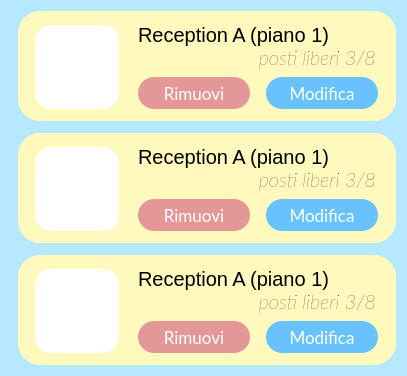
   <widget class="QWidget" name="scrollAreaWidgetContents">
    <property name="geometry">
     <rect>
      <x>0</x>
      <y>-53</y>
      <width>407</width>
      <height>372</height>
     </rect>
    </property>
    <property name="styleSheet">
     <string notr="true">border-width:0px;
border-radius: 0px;
background-color: #b6e9ff;</string>
    </property>
    <layout class="QVBoxLayout" name="verticalLayout">
     <property name="spacing">
      <number>12</number>
     </property>
     <property name="leftMargin">
      <number>18</number>
     </property>
     <item>
      <widget class="QWidget" name="widget_9" native="true">
       <property name="minimumSize">
        <size>
         <width>100</width>
         <height>110</height>
        </size>
       </property>
       <property name="maximumSize">
        <size>
         <width>16777215</width>
         <height>120</height>
        </size>
       </property>
       <property name="styleSheet">
        <string notr="true">border-radius: 22px;
background-color:#fff9be;
border-width:0px;</string>
       </property>
       <widget class="QPushButton" name="pushButton_15">
        <property name="geometry">
         <rect>
          <x>120</x>
          <y>66</y>
          <width>112</width>
          <height>32</height>
         </rect>
        </property>
        <property name="font">
         <font>
          <family>Lato</family>
          <pointsize>13</pointsize>
          <weight>50</weight>
          <italic>false</italic>
          <bold>false</bold>
         </font>
        </property>
        <property name="cursor">
         <cursorShape>PointingHandCursor</cursorShape>
        </property>
        <property name="autoFillBackground">
         <bool>false</bool>
        </property>
        <property name="styleSheet">
         <string notr="true">QPushButton{
 background-color:#e39797;
 border-style: solid;
 border-radius:16px;
color: rgb(255, 255, 255);
	font: 13pt &quot;Lato&quot;;
}

QPushButton::hover{


	border-color : rgb(15, 138, 204);
	color: white;
border-width:0;
}

QPushButton::pressed{
	border-color:#e39797;
	border-width:2;
	background-color : white;
	color:rgb(104, 194, 253);
}
</string>
        </property>
        <property name="text">
         <string>Rimuovi</string>
        </property>
       </widget>
       <widget class="QLabel" name="immagineLabel_27">
        <property name="geometry">
         <rect>
          <x>17</x>
          <y>14</y>
          <width>84</width>
          <height>84</height>
         </rect>
        </property>
        <property name="sizePolicy">
         <sizepolicy hsizetype="MinimumExpanding" vsizetype="MinimumExpanding">
          <horstretch>0</horstretch>
          <verstretch>0</verstretch>
         </sizepolicy>
        </property>
        <property name="minimumSize">
         <size>
          <width>84</width>
          <height>84</height>
         </size>
        </property>
        <property name="maximumSize">
         <size>
          <width>84</width>
          <height>84</height>
         </size>
        </property>
        <property name="styleSheet">
         <string notr="true">border-radius: 16px;
background-color: rgba(255, 255, 255, 255);</string>
        </property>
        <property name="text">
         <string/>
        </property>
        <property name="pixmap">
         <pixmap resource="res/res.qrc">:/icons/theater_comedy_FILL1_wght500_GRAD200_opsz48_risultato.png</pixmap>
        </property>
        <property name="scaledContents">
         <bool>true</bool>
        </property>
        <property name="alignment">
         <set>Qt::AlignCenter</set>
        </property>
        <property name="margin">
         <number>10</number>
        </property>
        <property name="indent">
         <number>10</number>
        </property>
       </widget>
       <widget class="QLabel" name="titoloLabel_18">
        <property name="geometry">
         <rect>
          <x>120</x>
          <y>8</y>
          <width>251</width>
          <height>31</height>
         </rect>
        </property>
        <property name="styleSheet">
         <string notr="true">font-size: 20px;
text-align: left;
background-color: rgba(255, 255, 255,0);
</string>
        </property>
        <property name="text">
         <string>Reception A (piano 1)</string>
        </property>
        <property name="alignment">
         <set>Qt::AlignLeading|Qt::AlignLeft|Qt::AlignVCenter</set>
        </property>
       </widget>
       <widget class="QLabel" name="titoloLabel_19">
        <property name="geometry">
         <rect>
          <x>117</x>
          <y>31</y>
          <width>241</width>
          <height>31</height>
         </rect>
        </property>
        <property name="font">
         <font>
          <family>Lato</family>
          <pointsize>14</pointsize>
          <weight>3</weight>
          <italic>true</italic>
          <bold>false</bold>
         </font>
        </property>
        <property name="styleSheet">
         <string notr="true">font-size: 20px;
text-align: left;
background-color: rgba(255, 255, 255,0);
font: 25 italic 14pt &quot;Lato&quot;;	</string>
        </property>
        <property name="text">
         <string>posti liberi 3/8</string>
        </property>
        <property name="alignment">
         <set>Qt::AlignRight|Qt::AlignTrailing|Qt::AlignVCenter</set>
        </property>
       </widget>
       <widget class="QPushButton" name="pushButton_16">
        <property name="geometry">
         <rect>
          <x>248</x>
          <y>66</y>
          <width>112</width>
          <height>32</height>
         </rect>
        </property>
        <property name="font">
         <font>
          <family>Lato</family>
          <pointsize>13</pointsize>
          <weight>50</weight>
          <italic>false</italic>
          <bold>false</bold>
         </font>
        </property>
        <property name="cursor">
         <cursorShape>PointingHandCursor</cursorShape>
        </property>
        <property name="autoFillBackground">
         <bool>false</bool>
        </property>
        <property name="styleSheet">
         <string notr="true">QPushButton{
 background-color:rgb(104, 194, 253);
 border-style: solid;
 border-radius:16px;
color: rgb(255, 255, 255);
	font: 13pt &quot;Lato&quot;;
}

QPushButton::hover{


	border-color : rgb(15, 138, 204);
	color: white;
border-width:0;
}

QPushButton::pressed{
	border-color:rgb(104, 194, 253);
	border-width:2;
	background-color : white;
	color:rgb(104, 194, 253);
}
</string>
        </property>
        <property name="text">
         <string>Modifica</string>
        </property>
       </widget>
      </widget>
     </item>
     <item>
      <widget class="QWidget" name="widget_10" native="true">
       <property name="minimumSize">
        <size>
         <width>100</width>
         <height>110</height>
        </size>
       </property>
       <property name="maximumSize">
        <size>
         <width>16777215</width>
         <height>120</height>
        </size>
       </property>
       <property name="styleSheet">
        <string notr="true">border-radius: 22px;
background-color:#fff9be;
border-width:0px;</string>
       </property>
       <widget class="QPushButton" name="pushButton_17">
        <property name="geometry">
         <rect>
          <x>120</x>
          <y>66</y>
          <width>112</width>
          <height>32</height>
         </rect>
        </property>
        <property name="font">
         <font>
          <family>Lato</family>
          <pointsize>13</pointsize>
          <weight>50</weight>
          <italic>false</italic>
          <bold>false</bold>
         </font>
        </property>
        <property name="cursor">
         <cursorShape>PointingHandCursor</cursorShape>
        </property>
        <property name="autoFillBackground">
         <bool>false</bool>
        </property>
        <property name="styleSheet">
         <string notr="true">QPushButton{
 background-color:#e39797;
 border-style: solid;
 border-radius:16px;
color: rgb(255, 255, 255);
	font: 13pt &quot;Lato&quot;;
}

QPushButton::hover{


	border-color : rgb(15, 138, 204);
	color: white;
border-width:0;
}

QPushButton::pressed{
	border-color:#e39797;
	border-width:2;
	background-color : white;
	color:rgb(104, 194, 253);
}
</string>
        </property>
        <property name="text">
         <string>Rimuovi</string>
        </property>
       </widget>
       <widget class="QLabel" name="immagineLabel_28">
        <property name="geometry">
         <rect>
          <x>17</x>
          <y>14</y>
          <width>84</width>
          <height>84</height>
         </rect>
        </property>
        <property name="sizePolicy">
         <sizepolicy hsizetype="MinimumExpanding" vsizetype="MinimumExpanding">
          <horstretch>0</horstretch>
          <verstretch>0</verstretch>
         </sizepolicy>
        </property>
        <property name="minimumSize">
         <size>
          <width>84</width>
          <height>84</height>
         </size>
        </property>
        <property name="maximumSize">
         <size>
          <width>84</width>
          <height>84</height>
         </size>
        </property>
        <property name="styleSheet">
         <string notr="true">border-radius: 16px;
background-color: rgba(255, 255, 255, 255);</string>
        </property>
        <property name="text">
         <string/>
        </property>
        <property name="pixmap">
         <pixmap resource="res/res.qrc">:/icons/theater_comedy_FILL1_wght500_GRAD200_opsz48_risultato.png</pixmap>
        </property>
        <property name="scaledContents">
         <bool>true</bool>
        </property>
        <property name="alignment">
         <set>Qt::AlignCenter</set>
        </property>
        <property name="margin">
         <number>10</number>
        </property>
        <property name="indent">
         <number>10</number>
        </property>
       </widget>
       <widget class="QLabel" name="titoloLabel0">
        <property name="geometry">
         <rect>
          <x>120</x>
          <y>8</y>
          <width>251</width>
          <height>31</height>
         </rect>
        </property>
        <property name="styleSheet">
         <string notr="true">font-size: 20px;
text-align: left;
background-color: rgba(255, 255, 255,0);
</string>
        </property>
        <property name="text">
         <string>Reception A (piano 1)</string>
        </property>
        <property name="alignment">
         <set>Qt::AlignLeading|Qt::AlignLeft|Qt::AlignVCenter</set>
        </property>
       </widget>
       <widget class="QLabel" name="titoloLabel1">
        <property name="geometry">
         <rect>
          <x>117</x>
          <y>31</y>
          <width>241</width>
          <height>31</height>
         </rect>
        </property>
        <property name="font">
         <font>
          <family>Lato</family>
          <pointsize>14</pointsize>
          <weight>3</weight>
          <italic>true</italic>
          <bold>false</bold>
         </font>
        </property>
        <property name="styleSheet">
         <string notr="true">font-size: 20px;
text-align: left;
background-color: rgba(255, 255, 255,0);
font: 25 italic 14pt &quot;Lato&quot;;	</string>
        </property>
        <property name="text">
         <string>posti liberi 3/8</string>
        </property>
        <property name="alignment">
         <set>Qt::AlignRight|Qt::AlignTrailing|Qt::AlignVCenter</set>
        </property>
       </widget>
       <widget class="QPushButton" name="pushButton_18">
        <property name="geometry">
         <rect>
          <x>248</x>
          <y>66</y>
          <width>112</width>
          <height>32</height>
         </rect>
        </property>
        <property name="font">
         <font>
          <family>Lato</family>
          <pointsize>13</pointsize>
          <weight>50</weight>
          <italic>false</italic>
          <bold>false</bold>
         </font>
        </property>
        <property name="cursor">
         <cursorShape>PointingHandCursor</cursorShape>
        </property>
        <property name="autoFillBackground">
         <bool>false</bool>
        </property>
        <property name="styleSheet">
         <string notr="true">QPushButton{
 background-color:rgb(104, 194, 253);
 border-style: solid;
 border-radius:16px;
color: rgb(255, 255, 255);
	font: 13pt &quot;Lato&quot;;
}

QPushButton::hover{


	border-color : rgb(15, 138, 204);
	color: white;
border-width:0;
}

QPushButton::pressed{
	border-color:rgb(104, 194, 253);
	border-width:2;
	background-color : white;
	color:rgb(104, 194, 253);
}
</string>
        </property>
        <property name="text">
         <string>Modifica</string>
        </property>
       </widget>
      </widget>
     </item>
     <item>
      <widget class="QWidget" name="widget_11" native="true">
       <property name="minimumSize">
        <size>
         <width>100</width>
         <height>110</height>
        </size>
       </property>
       <property name="maximumSize">
        <size>
         <width>16777215</width>
         <height>120</height>
        </size>
       </property>
       <property name="styleSheet">
        <string notr="true">border-radius: 22px;
background-color:#fff9be;
border-width:0px;</string>
       </property>
       <widget class="QPushButton" name="pushButton_21">
        <property name="geometry">
         <rect>
          <x>120</x>
          <y>66</y>
          <width>112</width>
          <height>32</height>
         </rect>
        </property>
        <property name="font">
         <font>
          <family>Lato</family>
          <pointsize>13</pointsize>
          <weight>50</weight>
          <italic>false</italic>
          <bold>false</bold>
         </font>
        </property>
        <property name="cursor">
         <cursorShape>PointingHandCursor</cursorShape>
        </property>
        <property name="autoFillBackground">
         <bool>false</bool>
        </property>
        <property name="styleSheet">
         <string notr="true">QPushButton{
 background-color:#e39797;
 border-style: solid;
 border-radius:16px;
color: rgb(255, 255, 255);
	font: 13pt &quot;Lato&quot;;
}

QPushButton::hover{


	border-color : rgb(15, 138, 204);
	color: white;
border-width:0;
}

QPushButton::pressed{
	border-color:#e39797;
	border-width:2;
	background-color : white;
	color:rgb(104, 194, 253);
}
</string>
        </property>
        <property name="text">
         <string>Rimuovi</string>
        </property>
       </widget>
       <widget class="QLabel" name="immagineLabel_30">
        <property name="geometry">
         <rect>
          <x>17</x>
          <y>14</y>
          <width>84</width>
          <height>84</height>
         </rect>
        </property>
        <property name="sizePolicy">
         <sizepolicy hsizetype="MinimumExpanding" vsizetype="MinimumExpanding">
          <horstretch>0</horstretch>
          <verstretch>0</verstretch>
         </sizepolicy>
        </property>
        <property name="minimumSize">
         <size>
          <width>84</width>
          <height>84</height>
         </size>
        </property>
        <property name="maximumSize">
         <size>
          <width>84</width>
          <height>84</height>
         </size>
        </property>
        <property name="styleSheet">
         <string notr="true">border-radius: 16px;
background-color: rgba(255, 255, 255, 255);</string>
        </property>
        <property name="text">
         <string/>
        </property>
        <property name="pixmap">
         <pixmap resource="res/res.qrc">:/icons/theater_comedy_FILL1_wght500_GRAD200_opsz48_risultato.png</pixmap>
        </property>
        <property name="scaledContents">
         <bool>true</bool>
        </property>
        <property name="alignment">
         <set>Qt::AlignCenter</set>
        </property>
        <property name="margin">
         <number>10</number>
        </property>
        <property name="indent">
         <number>10</number>
        </property>
       </widget>
       <widget class="QLabel" name="titoloLabel4">
        <property name="geometry">
         <rect>
          <x>120</x>
          <y>8</y>
          <width>251</width>
          <height>31</height>
         </rect>
        </property>
        <property name="styleSheet">
         <string notr="true">font-size: 20px;
text-align: left;
background-color: rgba(255, 255, 255,0);
</string>
        </property>
        <property name="text">
         <string>Reception A (piano 1)</string>
        </property>
        <property name="alignment">
         <set>Qt::AlignLeading|Qt::AlignLeft|Qt::AlignVCenter</set>
        </property>
       </widget>
       <widget class="QLabel" name="titoloLabel5">
        <property name="geometry">
         <rect>
          <x>117</x>
          <y>31</y>
          <width>241</width>
          <height>31</height>
         </rect>
        </property>
        <property name="font">
         <font>
          <family>Lato</family>
          <pointsize>14</pointsize>
          <weight>3</weight>
          <italic>true</italic>
          <bold>false</bold>
         </font>
        </property>
        <property name="styleSheet">
         <string notr="true">font-size: 20px;
text-align: left;
background-color: rgba(255, 255, 255,0);
font: 25 italic 14pt &quot;Lato&quot;;	</string>
        </property>
        <property name="text">
         <string>posti liberi 3/8</string>
        </property>
        <property name="alignment">
         <set>Qt::AlignRight|Qt::AlignTrailing|Qt::AlignVCenter</set>
        </property>
       </widget>
       <widget class="QPushButton" name="pushButton_22">
        <property name="geometry">
         <rect>
          <x>248</x>
          <y>66</y>
          <width>112</width>
          <height>32</height>
         </rect>
        </property>
        <property name="font">
         <font>
          <family>Lato</family>
          <pointsize>13</pointsize>
          <weight>50</weight>
          <italic>false</italic>
          <bold>false</bold>
         </font>
        </property>
        <property name="cursor">
         <cursorShape>PointingHandCursor</cursorShape>
        </property>
        <property name="autoFillBackground">
         <bool>false</bool>
        </property>
        <property name="styleSheet">
         <string notr="true">QPushButton{
 background-color:rgb(104, 194, 253);
 border-style: solid;
 border-radius:16px;
color: rgb(255, 255, 255);
	font: 13pt &quot;Lato&quot;;
}

QPushButton::hover{


	border-color : rgb(15, 138, 204);
	color: white;
border-width:0;
}

QPushButton::pressed{
	border-color:rgb(104, 194, 253);
	border-width:2;
	background-color : white;
	color:rgb(104, 194, 253);
}
</string>
        </property>
        <property name="text">
         <string>Modifica</string>
        </property>
       </widget>
      </widget>
     </item>
    </layout>
   </widget>
